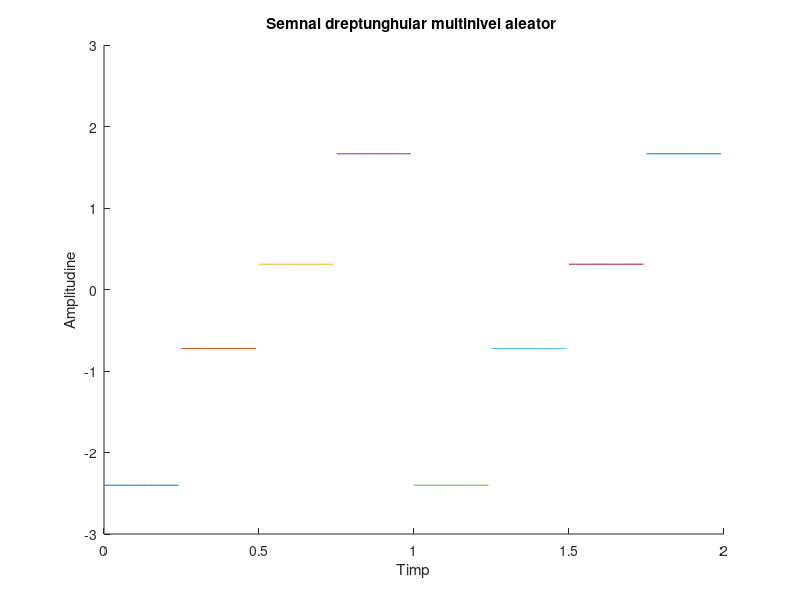

Write MATLAB code to recreate this figure.
hold on;
%Cu ajutorul functie hold on vom afisa simultan mai multe semnale pe acelasi grafic
%20ms
%Folosim rand pentru a genera un numar aleator
r1=rand(1);
r2=rand(1);
r3=rand(1);
r4=rand(1);
t1=0:0.02:0.25;
t2=0.25:0.02:0.5;
t3=0.5:0.02:0.75;
t4=0.75:0.02:1;
%Stabilesc nivelurile
x1=-3*r1*square(8*pi*t1,100);
x2=-r2*square(8*pi*t2,100);
x3=r3*square(8*pi*t3,100);
x4=3*r4*square(8*pi*t4,100);
%->Vom folosi functia plot pentru a genera grafice cu parametrii t1 si x1, t2 si x2, t3 si x3, t4 si x4
plot(t1,x1);
plot(t2,x2);
plot(t3,x3);
plot(t4,x4);
%->Folosim functia axis pentru a delimita spectrele de valori ale graficului generat de plot pentru a se incadra corespunzator in parametri
axis([0 2 -3 3]);
t5=1:0.02:1.25;
t6=1.25:0.02:1.5;
t7=1.5:0.02:1.75;
t8=1.75:0.02:2;
%Stabilesc nivelurile
x5=-3*r1*square(8*pi*t5,100);
x6=-r2*square(8*pi*t6,100);
x7=r3*square(8*pi*t7,100);
x8=3*r4*square(8*pi*t8,100);
%->Vom folosi functia plot pentru a genera grafice cu parametrii t5 si x5, t6 si x6, t7 si x7, t8 si x8
plot(t5,x5);
plot(t6,x6);
plot(t7,x7);
plot(t8,x8);
%Am denumit axa Ox
xlabel('Timp')
%Am denumit axa Oy
ylabel('Amplitudine')
title('Semnal dreptunghular multinivel aleator ')
